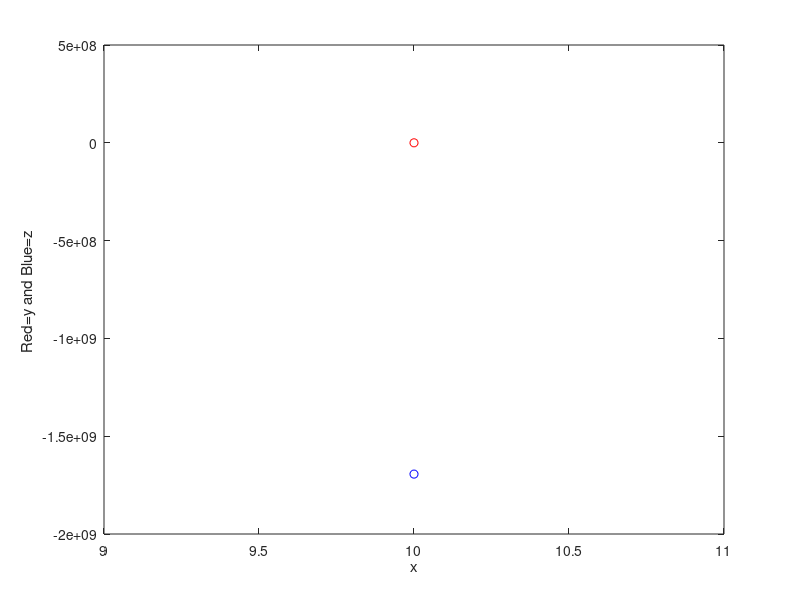

This figure's MATLAB source:
f1=@(x,y,z)(-y+z)*exp(1-x)+0.5;
f2=@(x,y,z)y-z^2; 
x0=input('\n Initial value of x: ');
y0=input('\n Initial value of y: ');
z0=input('\n Initial value of z: ');
xn=input('\n Final value of x: '); 
h=input('\n The step size h: '); 
fprintf('\n x        y      z '); 
while x0<=xn
    fprintf('\n%4.3f  %4.3f  %4.3f',x0,y0,z0);
    x1 = x0 + h;
    Ky1 = f1 (x0,y0 ,z0);
    Kz1 = f2 (x0,y0,z0);
    Ky2 =f1 (x1 ,y0+Ky1*h, z0+Kz1*h);
    Kz2 =f2 (x1 ,y0+Ky1*h, z0+Kz1*h);
    Ky3 =f1 (x1 ,y0+Ky2*h, z0+Kz2*h);
    Kz3 =f2 (x1 ,y0+Ky2*h, z0+Kz2*h);
    y1 = y0 + (Ky1 + 4*Ky2 + Ky3)*h/6;
    z1 = z0 + (Kz1 + 4*Kz2 + Kz3)*h/6;
    x0=x1;
    y0=y1;
    z0=z1;
    plot(x0,y0,'-ro')
    xlabel ( 'x' ) ; ylabel ( 'Red=y and Blue=z ' )
    hold on
    plot (x0,z0,'-bo')
end
